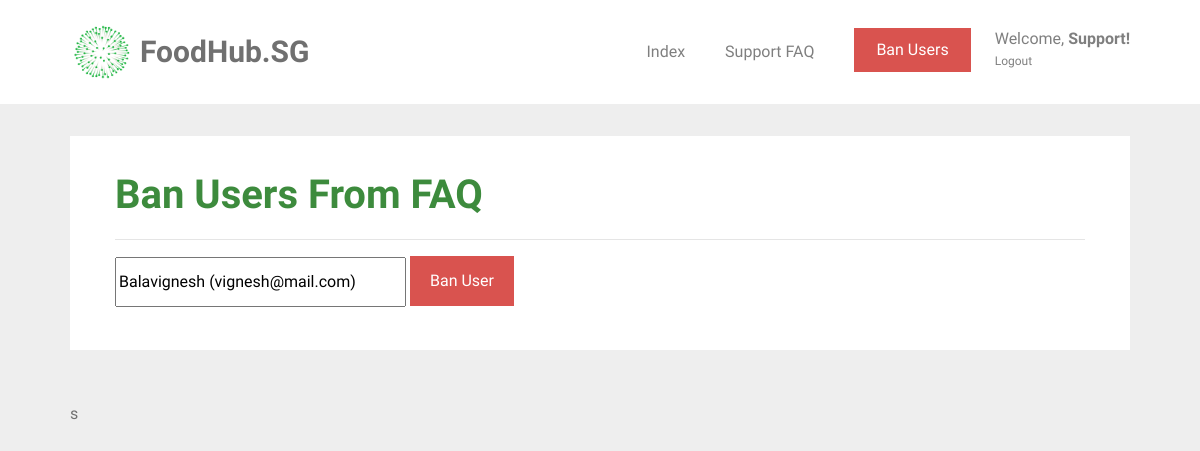
Before: /ban_user (signed in) with the older database file.
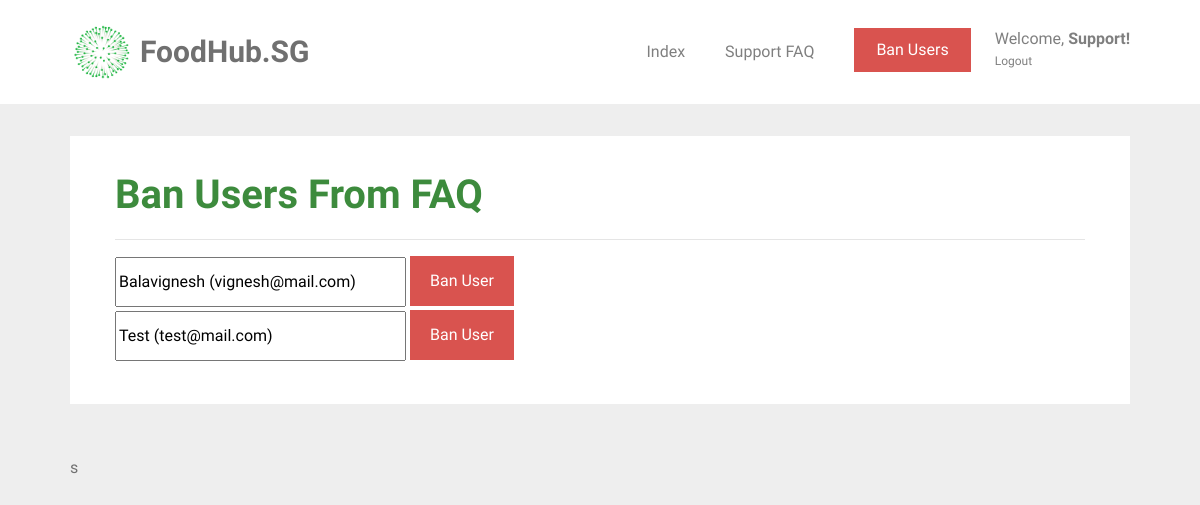
After: the same page with the newer database file.
### tables this page shows
CREATE TABLE user (
  id INTEGER PRIMARY KEY AUTOINCREMENT,
  name TEXT NOT NULL,
  email VARCHAR(512) UNIQUE NOT NULL,
  password TEXT NOT NULL,
  height INTEGER NOT NULL,
  weight INTEGER NOT NULL,
  location TEXT NOT NULL,
  status BOOLEAN NOT NULL
);

### foodhubsg/support.py (the view, shortened to what this page needs)
@bp.route('/ban_user', methods=('GET', 'POST'))
@permission_required
def ban_user():
    db= get_db()
    users = db.execute('SELECT * FROM user').fetchall()
    return render_template('support/ban_users.html', users=users, datetime=datetime)

### foodhubsg/auth.py (called while the page is built)
def permission_required(view):
    @functools.wraps(view)
    def wrapped_view(**kwargs):
        if g.user is None:
            return redirect(url_for('auth.login'))
        if g.user["id"] != 0:
            flash("You do not have sufficient privileges to enter that page")
            return redirect(url_for('food.index'))
        return view(**kwargs)
    return wrapped_view

@bp.before_app_request
def load_logged_in_user():
    user_id = session.get('user_id')
    if user_id is None:
        g.user = None
    else:
        g.user = get_db().execute(
            'SELECT * FROM user WHERE id = ?', (user_id,)
        ).fetchone()

### foodhubsg/db.py (called while the page is built)
def get_db():
    if 'db' not in g:
        g.db = sqlite3.connect(
            current_app.config['DATABASE'],
            detect_types=sqlite3.PARSE_DECLTYPES
        )
        g.db.row_factory = sqlite3.Row
    return g.db

### foodhubsg/templates/support/ban_users.html (shortened to what this page needs)
{% extends 'base.html' %}
{% block content %}
<div id="colorlib-container">
    <div class="container">
        <div class="box1">
        <div class="row row-pb-md">
            <div class="col-md-12">
            <h1 class="font_color"><b>Ban Users From FAQ</b></h1>
            <hr>
                {% for user in users %}
                    {% if user["id"] != 0 %}
                        <form method="post" action="">
                            <input type="text" value="{{ user["name"] }} ({{ user["email"] }})" id="user-info" name="user-info" style='width: 30%;' readonly>
                            {% if user["status"] == 0 %}
                                <input type="submit" value="Ban User" name="action" class="btn btn-primary" style='background-color: #d9534f; height: 50px;'>
                            {% elif user["status"] == 1 %}
                                <input type="submit" value="Unban User" name="action" class="btn btn-primary" style="background-color: #4CAF50; height: 50px;">
                            {% endif %}
                        </form>
                    {% endif %}
                {% endfor %}
            </div>
        </div>
    </div>
s
</div>
</div>
 {% endblock %}

### foodhubsg/templates/base.html (shortened to what this page needs)
<!doctype html>
<link rel="stylesheet" href="https://cdnjs.cloudflare.com/ajax/libs/font-awesome/4.7.0/css/font-awesome.min.css">
<link rel="stylesheet" href="https://stackpath.bootstrapcdn.com/bootstrap/4.1.3/css/bootstrap.min.css">
<link rel="stylesheet" href="../static/css/animate.css">
<link rel="stylesheet" href="../static/css/icomoon.css">
<link rel="stylesheet" href="../static/css/magnific-popup.css">
<link rel="stylesheet" href="../static/css/owl.carousel.min.css">
<link rel="stylesheet" href="../static/css/style.css">
    {% block navbar %}
        <nav class="navbar navbar-light bg-white">
            <div class="container">
                <a class="navbar-brand" href="{{ url_for('index') }}">
                    <img src="../static/images/healthhub-logo.png" width="65px" height="60px" class="d-inline-block align-top" alt="FoodHub.SG Logo">
                    <span id="webname">FoodHub.SG</span>
                </a>
                {% if g.user %}
                    {% if g.user["id"] == 0 %}
                        <ul class="navbar-nav ml-auto">
                            <li class="nav-item">
                                <a class="nav-link" href="{{ url_for('support.support') }}">Index</a>
                            </li>
                            <li class="nav-item">
                                <a class="nav-link" href="{{ url_for('support.support_faq') }}">Support FAQ</a>
                            </li>
                            <li class="nav-item">
                                <a href="{{ url_for('support.ban_user') }}"><button type="button" class="btn btn-danger">Ban Users</button></a>
                            </li>
                            <li class="nav-item settings nav-link">
                                <a class="nav-link" id="settings-link">
                                    Welcome, <span id="nav-name">{{ g.user['name'] }}!</span>
                                </a>
                                <a class="nav-link" id="logout-link" href="{{ url_for('auth.logout') }}">
                                    Logout
                                </a>
                            </li>
                        </ul>
                    {% endif %}
                {% endif %}
                {% endblock %}
            </div>
        </nav>
<section class="content">
    {% block content %}{% endblock %}
</section>

### foodhubsg/static/css/style.css (style rules this page uses)
.font_color { color: #3d8b3d; }
a { color: #F6490D; -webkit-transition: 0.5s; -o-transition: 0.5s; transition: 0.5s; }
h1, h2, h3, h4, h5, h6, figure { color: #707070; font-weight: 400; margin: 0 0 20px 0; }
#colorlib-container, #colorlib-instagram, #colorlib-about, #colorlib-contact, #colorlib-footer { padding: 2em 0; clear: both; }
.content { display: block; }
input[type="text"] { height: 50px; }
.btn { margin-right: 4px; margin-bottom: 4px; font-size: 16px; font-weight: 400; -webkit-border-radius: 30px; -moz-border-radius: 30px; -ms-border-radius: 30px; border-radius: 30px; -webkit-transition: 0.5s; -o-transition: 0.5s; transition: 0.5s; padding: 8px 20px; }
.btn-primary { background: #F6490D; color: #fff; }
.btn-danger { background: #d9534f; color: #fff; border: 2px solid #d9534f; }
.row-pb-md { padding: 2em !important; }
.btn-primary { border-radius: 0; border-width: 0; }
.btn { border-radius: 0; }
.box1 { background: #ffffff; padding: 0.5em; margin-bottom: 3em; transition: box-shadow 0.5s; }
.row.row-pb-md { margin: -5px -10px 0 -10px; }
.container { padding-right: 2.5em; padding-left: 2.5em; }
#nav-name { font-weight: bold; }
.navbar-nav { flex-direction: row; }
.nav-item { padding: 10px 10px 10px 10px; margin: 10px; }
.navbar-nav > .settings { position: relative; display: block; margin-right: 0; padding-right: 0; margin-left: 0; padding-left: 0; color: #4CAF50; }
.settings > .nav-link { line-height: 22px; padding: 0; }
#logout-link { font-size: 12px; }
#webname { color: #707070; font-weight: bold; font-size: 30px; }
.bg-white { background-color: white; }

Changed rows visible on the page:
added user: user-info "Test (test@mail.com)"
